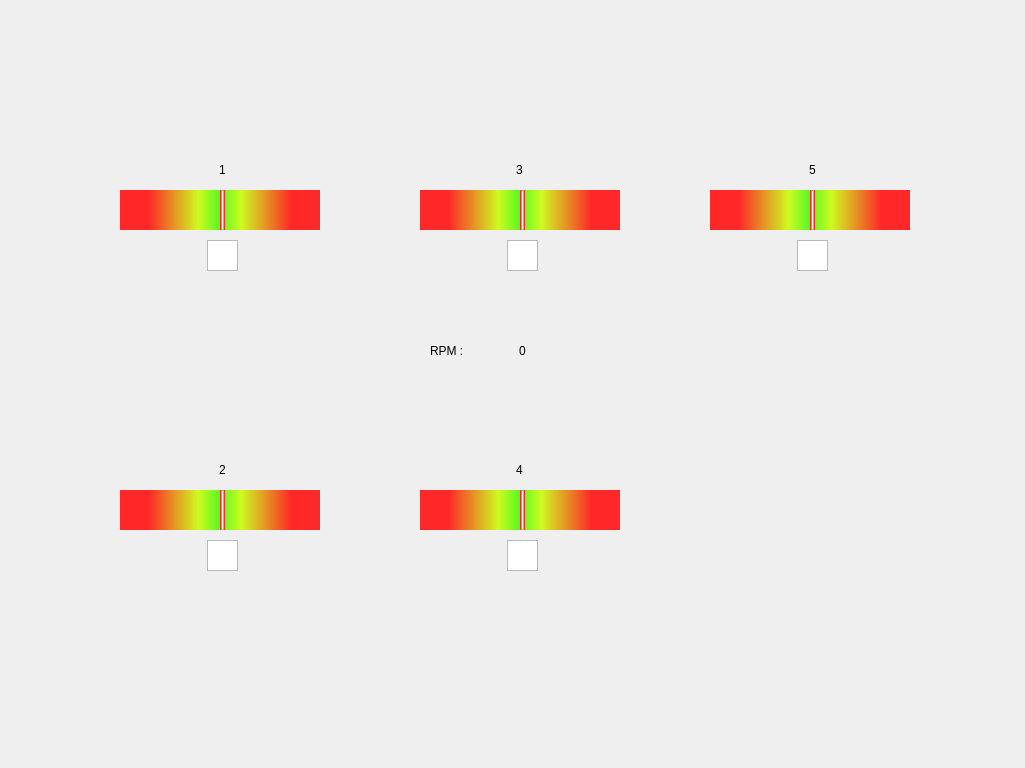
   <widget class="QWidget" name="car" native="true">
    <property name="geometry">
     <rect>
      <x>0</x>
      <y>0</y>
      <width>1025</width>
      <height>768</height>
     </rect>
    </property>
    <widget class="QWidget" name="Gearchangegauge1" native="true">
     <property name="geometry">
      <rect>
       <x>120</x>
       <y>190</y>
       <width>200</width>
       <height>40</height>
      </rect>
     </property>
     <property name="styleSheet">
      <string notr="true">background-color: qlineargradient(spread:reflect, x1:0.49995, y1:0, x2:1, y2:0, stop:0 rgba(85, 248, 33, 255), stop:0.212871 rgba(205, 251, 32, 255), stop:0.712871 rgba(255, 40, 40, 255));</string>
     </property>
     <widget class="Line" name="RPMline1">
      <property name="geometry">
       <rect>
        <x>100</x>
        <y>0</y>
        <width>5</width>
        <height>40</height>
       </rect>
      </property>
      <property name="orientation">
       <enum>Qt::Vertical</enum>
      </property>
     </widget>
    </widget>
    <widget class="QLabel" name="gear1">
     <property name="geometry">
      <rect>
       <x>210</x>
       <y>160</y>
       <width>25</width>
       <height>20</height>
      </rect>
     </property>
     <property name="styleSheet">
      <string notr="true"/>
     </property>
     <property name="text">
      <string>1</string>
     </property>
     <property name="alignment">
      <set>Qt::AlignCenter</set>
     </property>
    </widget>
    <widget class="QLabel" name="gear2">
     <property name="geometry">
      <rect>
       <x>210</x>
       <y>460</y>
       <width>25</width>
       <height>20</height>
      </rect>
     </property>
     <property name="styleSheet">
      <string notr="true"/>
     </property>
     <property name="text">
      <string>2</string>
     </property>
     <property name="alignment">
      <set>Qt::AlignCenter</set>
     </property>
    </widget>
    <widget class="QLabel" name="gear4">
     <property name="geometry">
      <rect>
       <x>507</x>
       <y>460</y>
       <width>25</width>
       <height>20</height>
      </rect>
     </property>
     <property name="styleSheet">
      <string notr="true"/>
     </property>
     <property name="text">
      <string>4</string>
     </property>
     <property name="alignment">
      <set>Qt::AlignCenter</set>
     </property>
    </widget>
    <widget class="QWidget" name="Gearchangegauge2" native="true">
     <property name="geometry">
      <rect>
       <x>120</x>
       <y>490</y>
       <width>200</width>
       <height>40</height>
      </rect>
     </property>
     <property name="styleSheet">
      <string notr="true">background-color: qlineargradient(spread:reflect, x1:0.49995, y1:0, x2:1, y2:0, stop:0 rgba(85, 248, 33, 255), stop:0.212871 rgba(205, 251, 32, 255), stop:0.712871 rgba(255, 40, 40, 255));</string>
     </property>
     <widget class="Line" name="RPMline2">
      <property name="geometry">
       <rect>
        <x>100</x>
        <y>0</y>
        <width>5</width>
        <height>40</height>
       </rect>
      </property>
      <property name="orientation">
       <enum>Qt::Vertical</enum>
      </property>
     </widget>
    </widget>
    <widget class="QWidget" name="Gearchangegauge4" native="true">
     <property name="geometry">
      <rect>
       <x>420</x>
       <y>490</y>
       <width>200</width>
       <height>40</height>
      </rect>
     </property>
     <property name="styleSheet">
      <string notr="true">background-color: qlineargradient(spread:reflect, x1:0.49995, y1:0, x2:1, y2:0, stop:0 rgba(85, 248, 33, 255), stop:0.212871 rgba(205, 251, 32, 255), stop:0.712871 rgba(255, 40, 40, 255));</string>
     </property>
     <widget class="Line" name="RPMline4">
      <property name="geometry">
       <rect>
        <x>100</x>
        <y>0</y>
        <width>5</width>
        <height>40</height>
       </rect>
      </property>
      <property name="orientation">
       <enum>Qt::Vertical</enum>
      </property>
     </widget>
    </widget>
    <widget class="QWidget" name="Gearchangegauge3" native="true">
     <property name="geometry">
      <rect>
       <x>420</x>
       <y>190</y>
       <width>200</width>
       <height>40</height>
      </rect>
     </property>
     <property name="styleSheet">
      <string notr="true">background-color: qlineargradient(spread:reflect, x1:0.49995, y1:0, x2:1, y2:0, stop:0 rgba(85, 248, 33, 255), stop:0.212871 rgba(205, 251, 32, 255), stop:0.712871 rgba(255, 40, 40, 255));</string>
     </property>
     <widget class="Line" name="RPMline3">
      <property name="geometry">
       <rect>
        <x>100</x>
        <y>0</y>
        <width>5</width>
        <height>40</height>
       </rect>
      </property>
      <property name="orientation">
       <enum>Qt::Vertical</enum>
      </property>
     </widget>
    </widget>
    <widget class="QLabel" name="gear5">
     <property name="geometry">
      <rect>
       <x>800</x>
       <y>160</y>
       <width>25</width>
       <height>20</height>
      </rect>
     </property>
     <property name="styleSheet">
      <string notr="true"/>
     </property>
     <property name="text">
      <string>5</string>
     </property>
     <property name="alignment">
      <set>Qt::AlignCenter</set>
     </property>
    </widget>
    <widget class="QLabel" name="gear3">
     <property name="geometry">
      <rect>
       <x>507</x>
       <y>160</y>
       <width>25</width>
       <height>20</height>
      </rect>
     </property>
     <property name="styleSheet">
      <string notr="true"/>
     </property>
     <property name="text">
      <string>3</string>
     </property>
     <property name="alignment">
      <set>Qt::AlignCenter</set>
     </property>
    </widget>
    <widget class="QWidget" name="horizontalLayoutWidget">
     <property name="geometry">
      <rect>
       <x>430</x>
       <y>320</y>
       <width>171</width>
       <height>61</height>
      </rect>
     </property>
     <layout class="QHBoxLayout" name="Revs">
      <item>
       <widget class="QLabel" name="l_RPM">
        <property name="styleSheet">
         <string notr="true"/>
        </property>
        <property name="text">
         <string>RPM :</string>
        </property>
       </widget>
      </item>
      <item>
       <widget class="QLabel" name="val_RPM">
        <property name="styleSheet">
         <string notr="true"/>
        </property>
        <property name="text">
         <string>0</string>
        </property>
       </widget>
      </item>
     </layout>
    </widget>
    <widget class="QWidget" name="Gearchangegauge5" native="true">
     <property name="geometry">
      <rect>
       <x>710</x>
       <y>190</y>
       <width>200</width>
       <height>40</height>
      </rect>
     </property>
     <property name="styleSheet">
      <string notr="true">background-color: qlineargradient(spread:reflect, x1:0.49995, y1:0, x2:1, y2:0, stop:0 rgba(85, 248, 33, 255), stop:0.212871 rgba(205, 251, 32, 255), stop:0.712871 rgba(255, 40, 40, 255));</string>
     </property>
     <widget class="Line" name="RPMline5">
      <property name="geometry">
       <rect>
        <x>100</x>
        <y>0</y>
        <width>5</width>
        <height>40</height>
       </rect>
      </property>
      <property name="orientation">
       <enum>Qt::Vertical</enum>
      </property>
     </widget>
    </widget>
    <widget class="QGraphicsView" name="LED1">
     <property name="geometry">
      <rect>
       <x>207</x>
       <y>240</y>
       <width>31</width>
       <height>31</height>
      </rect>
     </property>
     <property name="styleSheet">
      <string notr="true">border-image: url(:/images/blueLED.png);</string>
     </property>
    </widget>
    <widget class="QGraphicsView" name="LED2">
     <property name="geometry">
      <rect>
       <x>507</x>
       <y>240</y>
       <width>31</width>
       <height>31</height>
      </rect>
     </property>
     <property name="styleSheet">
      <string notr="true">border-image: url(:/images/blueLED.png);</string>
     </property>
    </widget>
    <widget class="QGraphicsView" name="LED3">
     <property name="geometry">
      <rect>
       <x>797</x>
       <y>240</y>
       <width>31</width>
       <height>31</height>
      </rect>
     </property>
     <property name="styleSheet">
      <string notr="true">border-image: url(:/images/blueLED.png);</string>
     </property>
    </widget>
    <widget class="QGraphicsView" name="LED4">
     <property name="geometry">
      <rect>
       <x>207</x>
       <y>540</y>
       <width>31</width>
       <height>31</height>
      </rect>
     </property>
     <property name="styleSheet">
      <string notr="true">border-image: url(:/images/blueLED.png);</string>
     </property>
    </widget>
    <widget class="QGraphicsView" name="LED5">
     <property name="geometry">
      <rect>
       <x>507</x>
       <y>540</y>
       <width>31</width>
       <height>31</height>
      </rect>
     </property>
     <property name="styleSheet">
      <string notr="true">border-image: url(:/images/blueLED.png);</string>
     </property>
    </widget>
   </widget>
